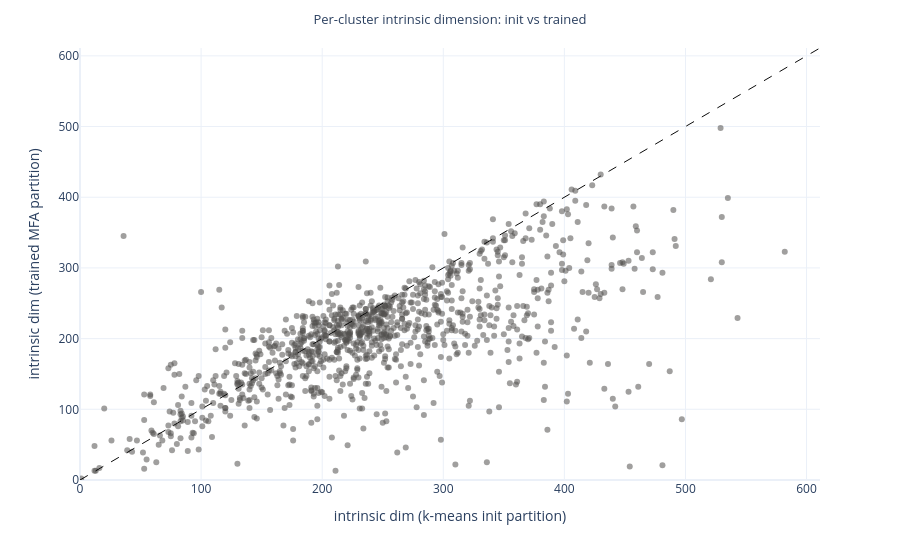
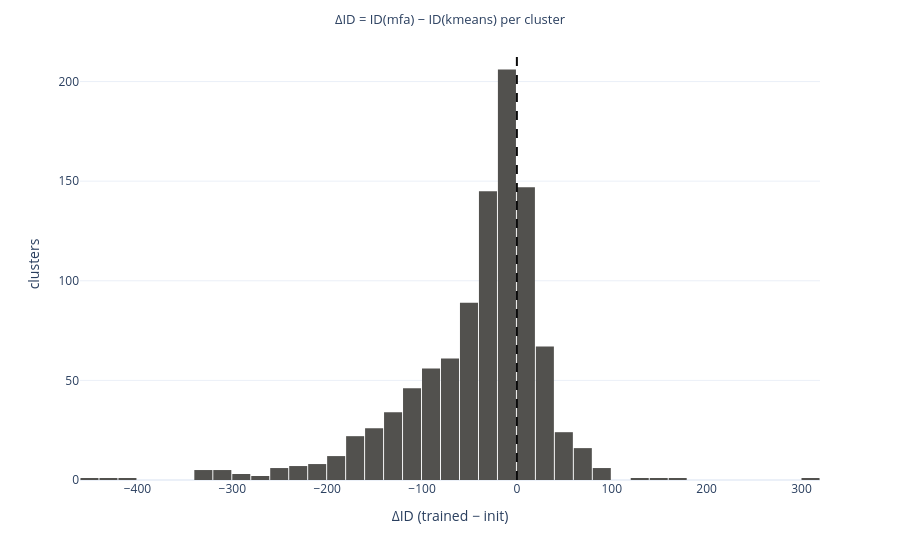
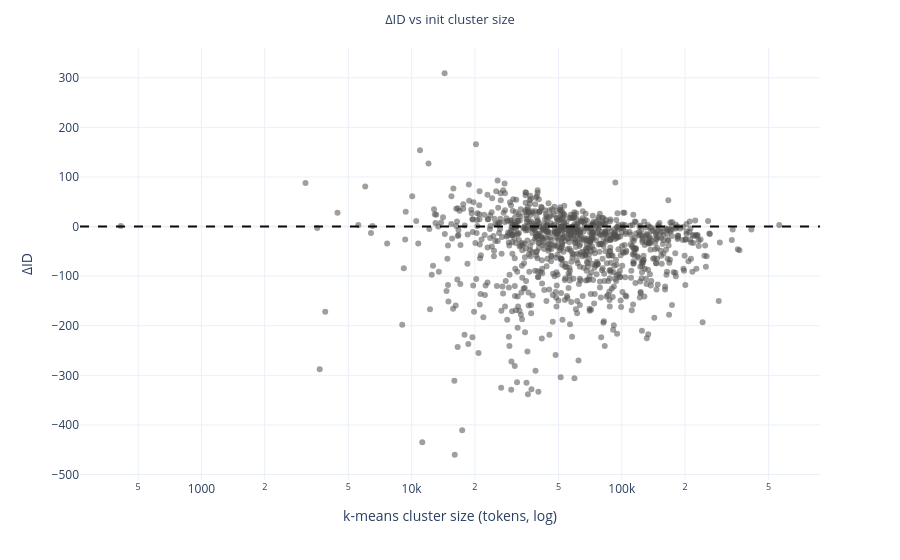

The notebook cell these images were saved under, in order:
### Markdown cell above
### 4.1 Per-Cluster Change: Init → Trained

Same cluster id on both axes. Points below the diagonal are clusters whose
intrinsic dimension *dropped* during training.

### Code cell
if not HAVE_IDS:
    display(Markdown("**Skipped:** missing one or both intrinsic-dim artifacts."))
else:
    id_df = pd.DataFrame(
        {
            "cluster": np.arange(K)[valid],
            "id_kmeans": id_km[valid],
            "id_mfa": id_mfa[valid],
            "km_cluster_size": id_km_obj["cluster_sizes"].numpy()[valid],
        }
    )
    id_df["delta_id"] = id_df["id_mfa"] - id_df["id_kmeans"]
    display(id_df["delta_id"].describe(percentiles=[0.1, 0.25, 0.5, 0.75, 0.9]))

    if px is not None:
        lim = float(max(id_df["id_kmeans"].max(), id_df["id_mfa"].max())) * 1.05
        fig = px.scatter(
            id_df,
            x="id_kmeans",
            y="id_mfa",
            hover_data=["cluster", "delta_id", "km_cluster_size"],
            title="Per-cluster intrinsic dimension: init vs trained",
            color_discrete_sequence=[COLOR_NEUTRAL],
            template=PLOT_TEMPLATE,
            opacity=0.55,
        )
        fig.add_shape(type="line", x0=0, y0=0, x1=lim, y1=lim, line=dict(color="#0b0b0b", dash="dash", width=1))
        fig.update_layout(
            xaxis_title="intrinsic dim (k-means init partition)",
            yaxis_title="intrinsic dim (trained MFA partition)",
            xaxis_range=[0, lim],
            yaxis_range=[0, lim],
        )
        save_fig(fig, "id_init_vs_trained")
        fig.show()

        fig = px.histogram(
            id_df,
            x="delta_id",
            nbins=60,
            title="ΔID = ID(mfa) − ID(kmeans) per cluster",
            color_discrete_sequence=[COLOR_NEUTRAL],
            template=PLOT_TEMPLATE,
        )
        fig.add_vline(x=0, line_dash="dash", line_color="#0b0b0b")
        fig.update_layout(xaxis_title="ΔID (trained − init)", yaxis_title="clusters", bargap=0.05)
        save_fig(fig, "delta_id_hist")
        fig.show()

        fig = px.scatter(
            id_df,
            x="km_cluster_size",
            y="delta_id",
            log_x=True,
            hover_data=["cluster", "id_kmeans", "id_mfa"],
            title="ΔID vs init cluster size",
            color_discrete_sequence=[COLOR_NEUTRAL],
            template=PLOT_TEMPLATE,
            opacity=0.55,
        )
        fig.add_hline(y=0, line_dash="dash", line_color="#0b0b0b")
        fig.update_layout(xaxis_title="k-means cluster size (tokens, log)", yaxis_title="ΔID")
        save_fig(fig, "delta_id_vs_cluster_size")
        fig.show()

### Figure 1 — Plotly figure (JSON) as saved in the notebook; plotly's stock layout.template omitted (floating-point values rounded to 4 significant figures; data arrays with more than 128 entries replaced by an {"elided": "..."} marker saying what was removed)
{"data": [{"customdata": {"elided": "1000x3 int values"}, "hovertemplate": "id_kmeans=%{x}<br>id_mfa=%{y}<br>cluster=%{customdata[0]}<br>delta_id=%{customdata[1]}<br>km_cluster_size=%{customdata[2]}<extra></extra>", "legendgroup": "", "marker": {"color": "#52514e", "opacity": 0.55, "symbol": "circle"}, "mode": "markers", "name": "", "orientation": "v", "showlegend": false, "type": "scatter", "x": {"elided": "1000 int values"}, "xaxis": "x", "y": {"elided": "1000 int values"}, "yaxis": "y"}], "layout": {"legend": {"tracegroupgap": 0}, "margin": {"t": 48}, "shapes": [{"line": {"color": "#0b0b0b", "dash": "dash", "width": 1}, "type": "line", "x0": 0, "x1": 611.1, "y0": 0, "y1": 611.1}], "title": {"font": {"size": 13}, "text": "Per-cluster intrinsic dimension: init vs trained", "x": 0.5}, "xaxis": {"anchor": "y", "domain": [0, 1], "range": [0, 611.1], "title": {"text": "intrinsic dim (k-means init partition)"}}, "yaxis": {"anchor": "x", "domain": [0, 1], "range": [0, 611.1], "title": {"text": "intrinsic dim (trained MFA partition)"}}}}

### Figure 2 — Plotly figure (JSON) as saved in the notebook; plotly's stock layout.template omitted (floating-point values rounded to 4 significant figures; data arrays with more than 128 entries replaced by an {"elided": "..."} marker saying what was removed)
{"data": [{"bingroup": "x", "hovertemplate": "delta_id=%{x}<br>count=%{y}<extra></extra>", "legendgroup": "", "marker": {"color": "#52514e", "pattern": {"shape": ""}}, "name": "", "nbinsx": 60, "orientation": "v", "showlegend": false, "type": "histogram", "x": {"elided": "1000 int values"}, "xaxis": "x", "yaxis": "y"}], "layout": {"bargap": 0.05, "barmode": "relative", "legend": {"tracegroupgap": 0}, "margin": {"t": 48}, "shapes": [{"line": {"color": "#0b0b0b", "dash": "dash"}, "type": "line", "x0": 0, "x1": 0, "xref": "x", "y0": 0, "y1": 1, "yref": "y domain"}], "title": {"font": {"size": 13}, "text": "ΔID = ID(mfa) − ID(kmeans) per cluster", "x": 0.5}, "xaxis": {"anchor": "y", "domain": [0, 1], "title": {"text": "ΔID (trained − init)"}}, "yaxis": {"anchor": "x", "domain": [0, 1], "title": {"text": "clusters"}}}}

### Figure 3 — Plotly figure (JSON) as saved in the notebook; plotly's stock layout.template omitted (floating-point values rounded to 4 significant figures; data arrays with more than 128 entries replaced by an {"elided": "..."} marker saying what was removed)
{"data": [{"customdata": {"elided": "1000x3 int values"}, "hovertemplate": "km_cluster_size=%{x}<br>delta_id=%{y}<br>cluster=%{customdata[0]}<br>id_kmeans=%{customdata[1]}<br>id_mfa=%{customdata[2]}<extra></extra>", "legendgroup": "", "marker": {"color": "#52514e", "opacity": 0.55, "symbol": "circle"}, "mode": "markers", "name": "", "orientation": "v", "showlegend": false, "type": "scatter", "x": {"elided": "1000 int values"}, "xaxis": "x", "y": {"elided": "1000 int values"}, "yaxis": "y"}], "layout": {"legend": {"tracegroupgap": 0}, "margin": {"t": 48}, "shapes": [{"line": {"color": "#0b0b0b", "dash": "dash"}, "type": "line", "x0": 0, "x1": 1, "xref": "x domain", "y0": 0, "y1": 0, "yref": "y"}], "title": {"font": {"size": 13}, "text": "ΔID vs init cluster size", "x": 0.5}, "xaxis": {"anchor": "y", "domain": [0, 1], "title": {"text": "k-means cluster size (tokens, log)"}, "type": "log"}, "yaxis": {"anchor": "x", "domain": [0, 1], "title": {"text": "ΔID"}}}}
